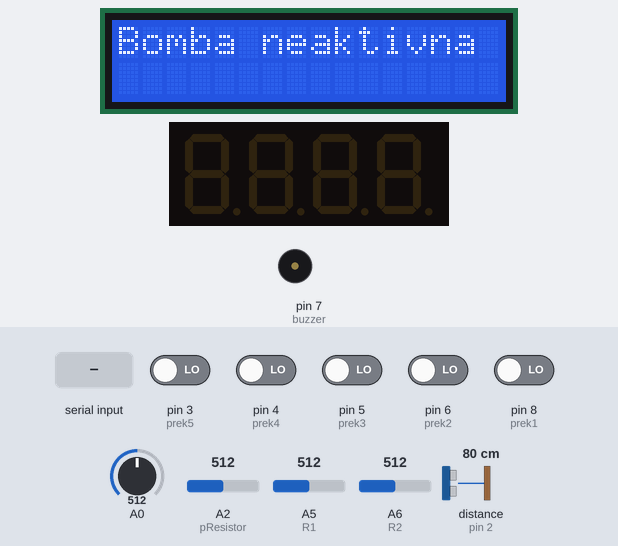
A sketch run on a simulated Arduino Nano, built with avr-gcc and run on an emulated ATmega328P. On the bench: 16×2 character LCD, 4-digit seven-segment display, buzzer (waves = sounding). Wiring (inferred from the names in the program): ultrasonic range finder: trigger pin 12; echo pin 2. Inputs (shaded band) come from the test bench; at power-on: pin 3 (prek5), pin 4 (prek4), pin 5 (prek3), pin 6 (prek2), pin 8 (prek1) LOW, distance to the obstacle (sensor on pin 2) 80 cm, A0 = 512, A2 (pResistor) = 512, A5 (R1) = 512, A6 (R2) = 512. The echo pulse lasts 58.3 µs per cm; what the sketch prints to the serial monitor is not drawn.

Above: at 1.2 s.
1.3 s: "30,150\n" received over Serial
At 1.6 s:
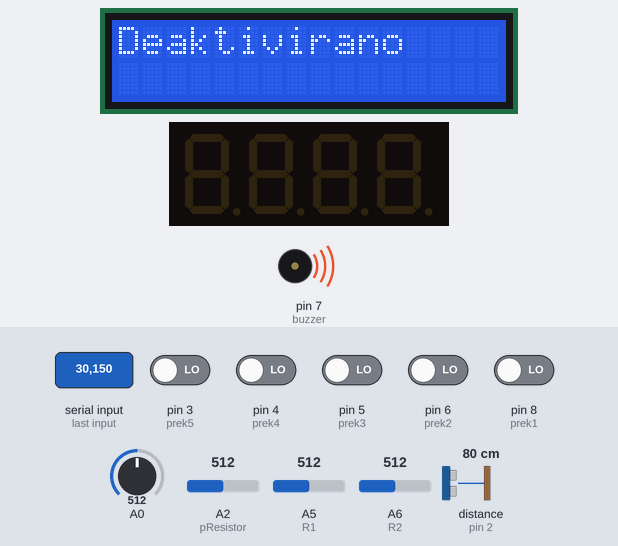
3.9 s: "2\n" received over Serial
At 4.38 s:
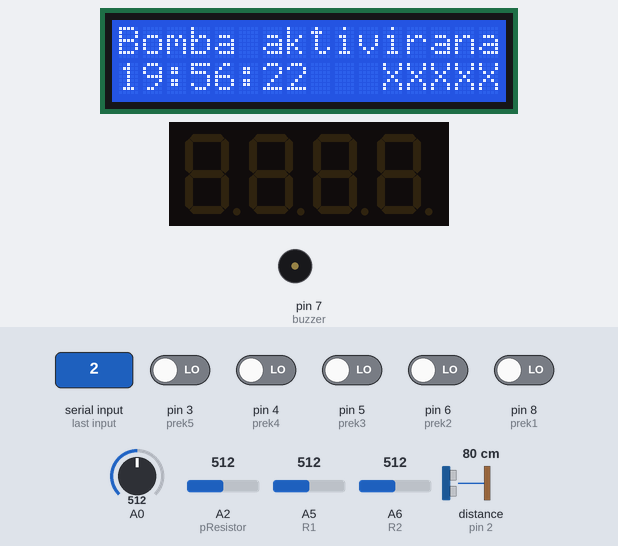
6.3 s: distance to the obstacle (sensor on pin 2) set to 28 cm
7.8 s: distance to the obstacle (sensor on pin 2) set to 22 cm
At 8.36 s:
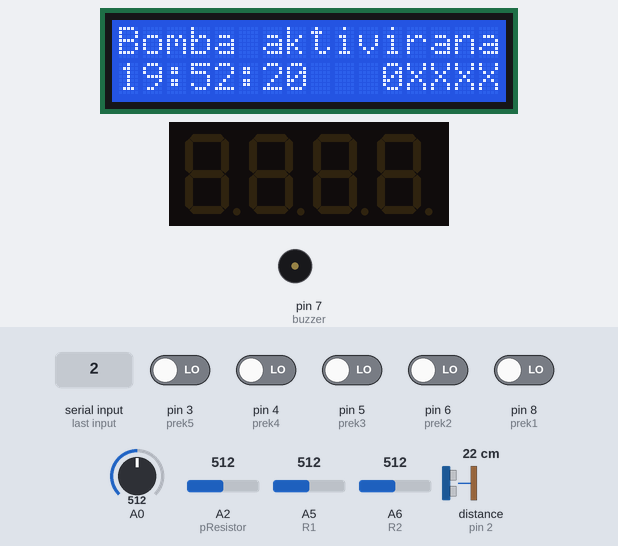
10.6 s: "200\n" received over Serial
At 10.82 s:
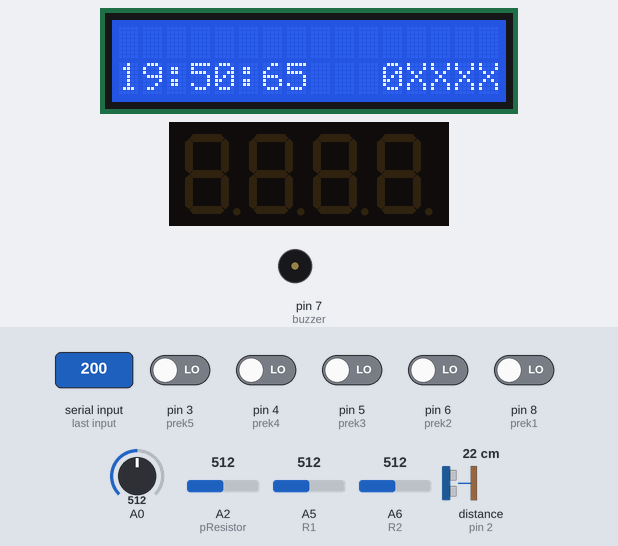
13.0 s: distance to the obstacle (sensor on pin 2) set to 2 cm
At 13.57 s:
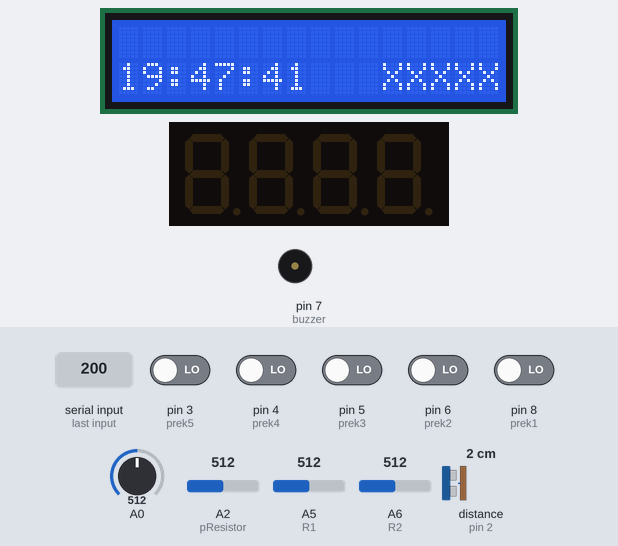
Timing chart, 0 to 16.5 s (numbered marks = the images above; inputs shaded):
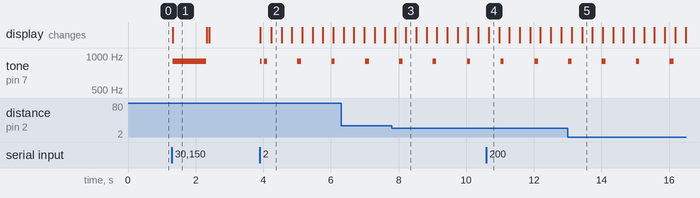

The sketch:

bomba.ino
```cpp
  int Tmin = 20;
int trazeniBr = 25;
String porukica = "trag ispod stola!";

#include <Wire.h>
#include <SevSeg.h>
#include <LiquidCrystal_I2C.h>
#include <TimerOne.h>

const int buzzer = 7;
const int pResistor = A2;
const int R1 = A5;
const int R2 = A6;
int prek1 = 8;
int prek2 = 6;
int prek3 = 5;
int prek4 = 4;
int prek5 = 3;
int kofa = 0;
volatile long echo_start = 0;                      //    Records start of echo pulse
volatile long echo_end = 0;                         //   Records end of echo pulse
volatile long echo_duration = 0;                     //  Duration - difference between end and start
volatile int trigger_time_count = 0;                 //  Count down counter to trigger pulse time
volatile long range_flasher_counter = 0;              // Count down counter for flashing distance LED

#define trigPin 12
#define echoPin 2
#define echo_int 0
#define TIMER_US 50
#define TICK_COUNTS 4000
long duration, distance;
LiquidCrystal_I2C lcd(0x27, 16, 2);   //Set the LCD address to 0x27 for a 16 chars and 2 line display

int bomba = 0;// 1 znaci aktivna moze biti 0 neaktivirana i 2 deaktivirana
int tpocetak = millis();
int ostalomin = Tmin;
int ostaloss = 100;
int ostalos = 0;
String vreme[8];
int calHall;
int calFoto;
SevSeg myDisplay;
String kapija = "XXXXX";


void setup() {
  lcd.begin();  // initialize the LCD
  lcd.backlight();    //Turn on the blacklight and print a message.
  pinMode(buzzer, OUTPUT);
  Serial.begin (1000000);
  pinMode(trigPin, OUTPUT);
  pinMode(echoPin, INPUT);
  pinMode(pResistor, INPUT);
  pinMode(R1, INPUT);
  pinMode(R2, INPUT);
  Timer1.initialize(TIMER_US);               //          Initialise timer 1
  Timer1.attachInterrupt( timerIsr );          //        Attach interrupt to the timer service routine
  attachInterrupt(echo_int, echo_interrupt, CHANGE);  // Attach interrupt to the sensor echo input
  calHall = analogRead(0);
  calFoto = analogRead(2);
  int displayType = COMMON_ANODE; //Your display is either common cathode or common anod
  int digit1 = 22; //Pin 1
  int digit2 = 25; //Pin 10
  int digit3 = 26; //Pin 4
  int digit4 = 33; //Pin 6
  int segA = 23; //Pin 12
  int segB = 27; //Pin 11
  int segC = 31; //Pin 3
  int segD = 29; //Pin 8
  int segE = 28; //Pin 2
  int segF = 24; //Pin 9
  int segG = 32; //Pin 7
  int segDP = 30; //Pin 5
  int numberOfDigits = 4; //Do you have a 1, 2 or 4 digit display
  myDisplay.Begin(displayType, numberOfDigits, digit1, digit2, digit3, digit4, segA, segB, segC, segD, segE, segF, segG, segDP);
  myDisplay.SetBrightness(100); //Set the display to 100% brightness level
  pinMode(prek1, INPUT);
  pinMode(prek2, INPUT);
  pinMode(prek3, INPUT);
  pinMode(prek4, INPUT);
  pinMode(prek5, INPUT);
  lcd.setCursor(0, 0);
  lcd.print(stanjeBombe());
  tone(buzzer, 900);
  noTone(buzzer);
}

String stanjeVreme() {
  ostalos = Tmin* 60 - ((millis() - tpocetak) / 1000);
  ostalomin = ostalos / 60;
  ostaloss = 99 - (millis() / 10 % 100);
  vreme[0] = String(ostalomin  /10);
  vreme[1] = String(ostalomin % 10);
  vreme[2] = ":";
  vreme[3] = String((ostalos - ostalomin * 60) / 10);
  vreme[4] = String((ostalos - ostalomin * 60) % 10);
  vreme[5] = ":";
  vreme[6] = String((99 - ostaloss) / 10);
  vreme[7] = String((99 - ostaloss) % 10);
  return String(vreme[0] + vreme[1] + vreme[2] + vreme[3] + vreme[4] + vreme[5] + vreme[6] + vreme[7]);
}

String stanjeKapija() {
  return kapija;
}

void buzz() {
  if (ostaloss  /10 > 8) {
    tone(buzzer, 900); // Send 1KHz sound signal...
  }
  else {
    noTone(buzzer);      //Stop sound...
  }
}

String stanjeBombe() {
  if (bomba == 1) {
    return "Bomba aktivirana";
  }
  if (bomba == 0 ) {
    return "Bomba neaktivna";
  }
  if ( bomba == 2) {
    return "Deaktivirano";
  }
}
void ultrazvuk() {
  if (((echo_duration  /58) > 5) && ((echo_duration / 58) < 25)) {
    kapija[0] = '0';
  }
  else {
    kapija[0] = 'X';
  }
}

void hall() {
  int raw = analogRead(0);
  if (raw > (calHall + 20)||  raw < (calHall - 15)) {
    kapija[1] = '0';
  }
  else {
    kapija[1] = 'X';
  }
}
void fotootpornik() {
  int value = analogRead(pResistor);
  if (value > (calFoto + 300)) {
    kapija[2] = '0';
  }
  else {
    kapija[2] = 'X';
  }
}
void potenciometri() {
  int prvi = analogRead(R1);
  int drugi = analogRead(R2);
  if (prvi > 400 && prvi < 600 && drugi > 800 && drugi < 1000) {
    kapija[3] = '0';
  }
  else {
    kapija[3] = 'X';
  }
}
void prekidaci() {
  int trenBr[5];
  if (digitalRead(prek1) == HIGH) {
    trenBr[1] = 1;
  } else {
    trenBr[1] = 0;
  }
  if (digitalRead(prek2) == HIGH) {
    trenBr[2] = 1;
  } else {
    trenBr[2] = 0;
  }
  if (digitalRead(prek3) == HIGH) {
    trenBr[3] = 1;
  } else {
    trenBr[3] = 0;
  }
  if (digitalRead(prek4) == HIGH) {
    trenBr[4] = 1;
  } else {
    trenBr[4] = 0;
  }
  if (digitalRead(prek5) == HIGH) {
    trenBr[5] = 1;
  } else {
    trenBr[5] = 0;
  }

  int brojSada = (trenBr[5] * 1 + trenBr[4]*  2 + trenBr[3] * 4 + trenBr[2] * 8 + trenBr[1] * 16);
  char bebe[5]; bebe[0] = brojSada / 1000; bebe[1] = brojSada  /100 % 10; bebe[2] = brojSada / 10 % 100; bebe[3] = brojSada % 10;
  myDisplay.DisplayString(bebe, 0);
  if (brojSada == trazeniBr) {
    kapija[4] = '0';
  }
  else {
    kapija[4] = 'X';
  }
}
void proveriStanaja() {
  ultrazvuk();
  hall();
  fotootpornik();
  potenciometri();
  prekidaci();
  lcd.setCursor(11, 1);
  lcd.print(stanjeKapija());
}

String StaraKapija = "XXXXX";
int StaraBomba = bomba;

void presekStanja() {
  if (bomba == 0) {
    Serial.println("Presek");
    Serial.println("bomba je nekativna");
  }
  if (bomba == 1) {
    Serial.println("Presek");
    Serial.println("bomba je aktivna");
    Serial.print("Kapije" );
    Serial.println(String(kapija));
    Serial.print("Vreme" );
    Serial.println(stanjeVreme());
  }
  if (bomba == 2) {
    Serial.println("Presek");
    Serial.println("bomba je deaktivirana");
  }
}

void proveriStanjeBombe() {
  byte procitano;
  if (Serial.available() > 0) {
    procitano = Serial.read() - 48;
    //Serial.println(procitano);
  }
  if (procitano == 1) {
    bomba = 0;
    lcd.clear();
    Serial.println(stanjeBombe());
  }
  if (procitano == 2) {
    bomba = 1;
    lcd.clear();
    Serial.println(stanjeBombe());
  }
  if (procitano == 3) {
    bomba = 2;
    lcd.clear();
    kofa = 0;
    Serial.println(stanjeBombe());
  }
  if (procitano == 5) {
    presekStanja();
  }

  if (kapija[0] == '0' && kapija[1] == '0' && kapija[2] == '0' && kapija[3] == '0' && kapija[4] == '0') {
    bomba = 2; lcd.clear(); kofa = 0; Serial.println(stanjeBombe());kapija="XXXXX";
  }
}

void loop() {
  proveriStanjeBombe();

  if (bomba == 0) {
    lcd.setCursor(0, 0);//neaktivna
    lcd.print(stanjeBombe());
  }

  if (bomba == 1) {
    buzz();
    proveriStanaja();

    if (bomba != StaraBomba) {
      lcd.setCursor(0, 0);
      lcd.print(stanjeBombe());
    }
    if (kapija != StaraKapija) {
      Serial.print("Kapije");
      Serial.println(String(kapija));
      lcd.setCursor(11, 1);
      lcd.print(stanjeKapija());
    }
    lcd.setCursor(0, 1);
    lcd.print(stanjeVreme());


  }

  if (bomba == 2) {
    lcd.setCursor(0, 0);
    lcd.print(stanjeBombe());

    if (kofa == 0) {
      tone(buzzer, 900);
      delay(1000);
      noTone(buzzer);
    }
    kofa = 1;

    lcd.setCursor(0, 1);
    lcd.print(porukica);

  }
  StaraKapija = kapija;
  StaraBomba = bomba;
}

void timerIsr()
{
  trigger_pulse();                         //         Schedule the trigger pulses
  distance_flasher();                         //      Flash the onboard LED distance indicator
}

void trigger_pulse()
{
  static volatile int state = 0;               //   State machine variable

  if (!(--trigger_time_count))                 //   Count to 200mS
  {  //Time out - Initiate trigger pulse
    trigger_time_count = TICK_COUNTS;          //  Reload
    state = 1;                                 //  Changing to state 1 initiates a pulse
  }

  switch (state)                               //   State machine handles delivery of trigger pulse
  {
    case 0:                                     //  Normal state does nothing
      break;

    case 1 :                                    //  Initiate pulse
      digitalWrite(trigPin, HIGH);              // Set the trigger output high
      state = 2;                                // and set state to 2
      break;

    case 2  :                                    // Complete the pulse
    default:
      digitalWrite(trigPin, LOW);               // Set the trigger output low
      state = 0;                                // and return state to normal 0
      break;
  }
}
void echo_interrupt()
{
  switch (digitalRead(echoPin))                    //  Test to see if the signal is high or low
  {
    case HIGH:                                     //  High so must be the start of the echo pulse
      echo_end = 0;                               //   Clear the end time
      echo_start = micros();                      //   Save the start time
      break;

    case LOW  :                                    //  Low so must be the end of hte echo pulse
      echo_end = micros();                          // Save the end time
      echo_duration = echo_end - echo_start;         //Calculate the pulse duration
      break;
  }
}
void distance_flasher()
{
  if (--range_flasher_counter <= 0)               //  Decrement and test the flash timer
  { // Flash timer time out
    if (echo_duration < 25000)                    // If the echo duration is within limits
    {
      range_flasher_counter = echo_duration * 2;   //Reload the timer with the current echo duration
    }
    else
    {
      range_flasher_counter = 25000;              // If out of range use a default
    }

  }
}
```

Measured:
- the behaviour switches between 26 and 25 cm on distance to the obstacle (sensor on pin 2) (found by bisection; images 2 and 3)
- after the input at 1.3 s, tone on pin 7 (buzzer): silent → 900 Hz at once, → silent 1.0 s later; the display: changes at once (image 1)
- after the input at 3.9 s, tone on pin 7 (buzzer): plays 900 Hz for 0.04 s, 900 Hz for 0.09 s, 900 Hz for 0.12 s, 900 Hz for 0.09 s, starting at once; the display: first changes at once (image 2 shows a later state)
- after the input at 7.8 s, the display: first differs from a run without the input after 0.42 s (image 3)
- after the input at 10.6 s, the display: changes after 0.07 s (image 4)
- after the input at 13.0 s, the display: first differs from a run without the input after 0.43 s (image 5)
- what the display in image 1 shows lasts 1.0 s, from 1.3 s to 2.3 s
